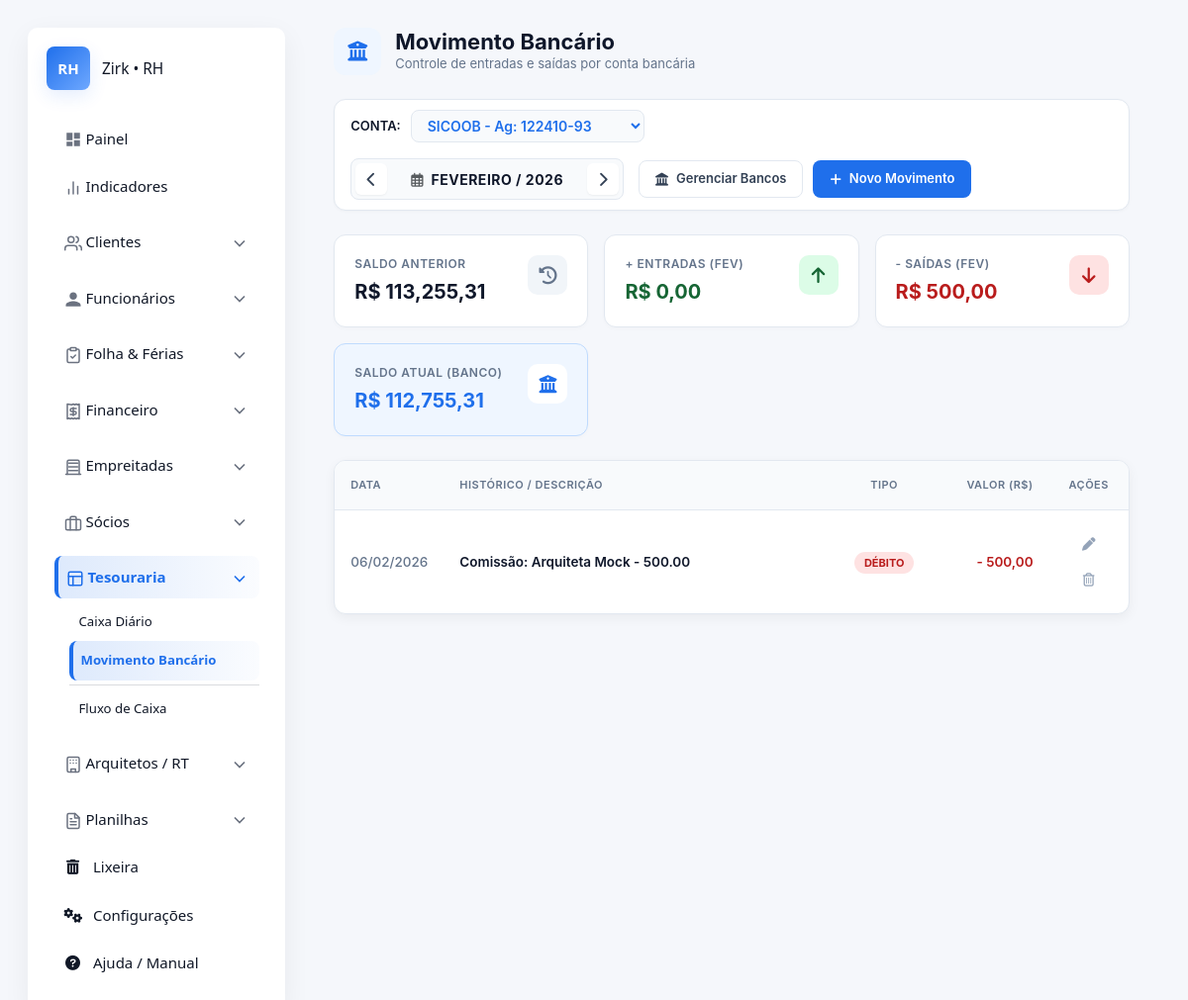
The app's page /receber/movimento-banco/?banco_id=1&ano=2026&mes=2 (signed in), older data.
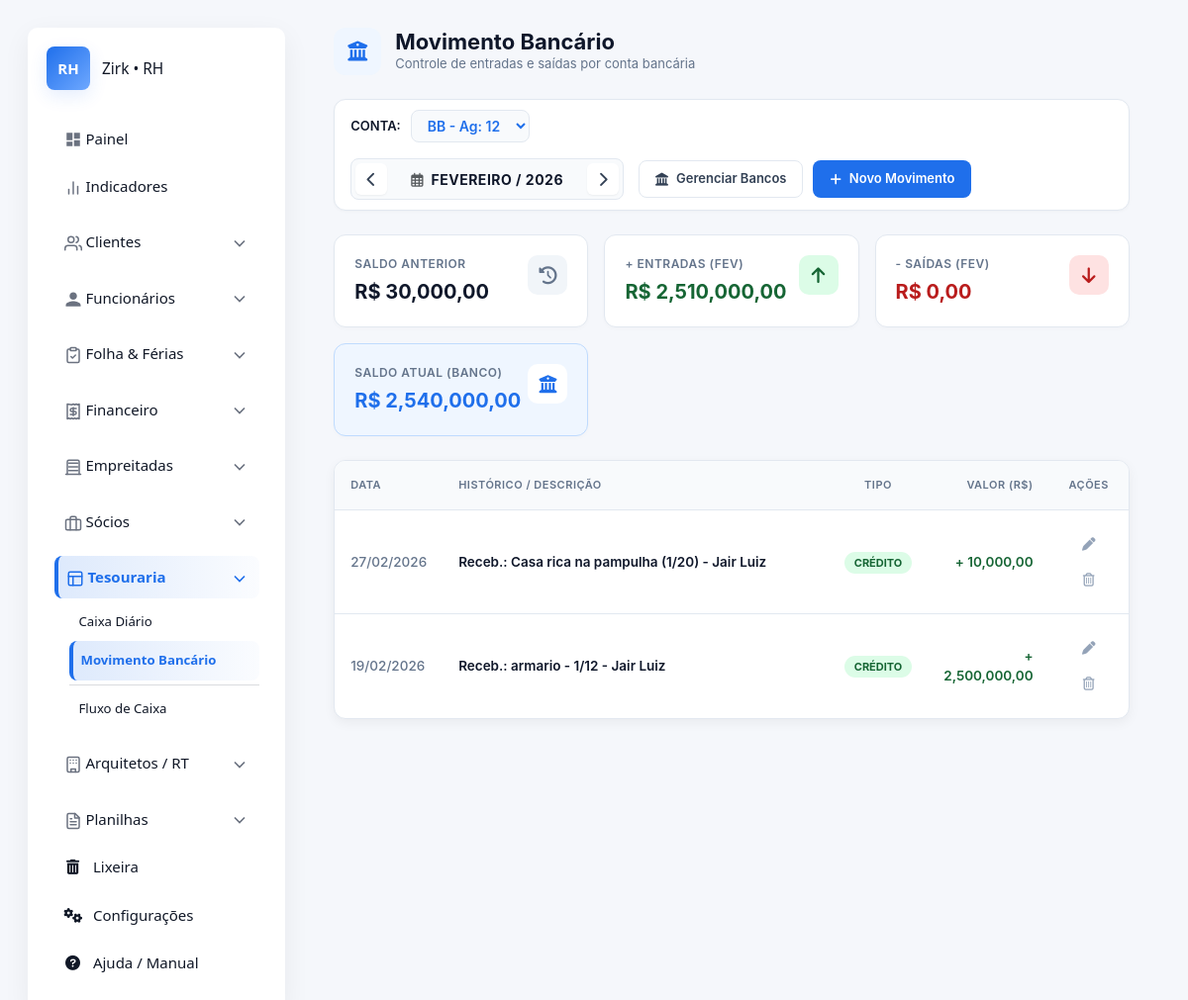
The same page, newer data.
### apps/financeiro/receber/models.py (models this page shows, shortened)
class MovimentoBanco(SoftDeleteMixin):
    TIPO_CHOICES = [
        ('E', 'Entrada'),
        ('S', 'Saída'),
    ]
    banco = models.ForeignKey(Banco, on_delete=models.CASCADE, related_name='movimentos')
    data = models.DateField()
    historico = models.CharField(max_length=255)
    tipo = models.CharField(max_length=1, choices=TIPO_CHOICES)
    valor = models.DecimalField(max_digits=10, decimal_places=2)

### apps/financeiro/receber/views.py (the view)
# urls.py: path('movimento-banco/', views.movimento_banco_view, name='movimento_banco'),
@login_required
def movimento_banco_view(request):
    todos_bancos = Banco.objects.all()
    if not todos_bancos.exists():
        return redirect('receber:bancos_list') # Redireciona para criar um banco se não houver nenhum
    banco_id = request.GET.get('banco_id')
    if banco_id:
        banco_selecionado = get_object_or_404(Banco, pk=banco_id)
    else:
        banco_selecionado = todos_bancos.first() # Pega o primeiro se não for passado nada
    hoje = date.today()
    try:
        ano = int(request.GET.get('ano', hoje.year))
        mes = int(request.GET.get('mes', hoje.month))
    except ValueError:
        ano = hoje.year
        mes = hoje.month
    data_inicio = date(ano, mes, 1)
    ultimo_dia = calendar.monthrange(ano, mes)[1]
    if request.method == 'POST':
        form = MovimentoBancoForm(request.POST)
        if form.is_valid():
            movimento = form.save(commit=False)
            movimento.banco = banco_selecionado # Associa ao banco atual da tela
            movimento.save()
            return redirect(f'{request.path}?banco_id={banco_selecionado.id}&ano={ano}&mes={mes}')
    else:
        initial_date = hoje if (hoje.year == ano and hoje.month == mes) else data_inicio
        form = MovimentoBancoForm(initial={'data': initial_date, 'tipo': 'S'})
    saldo_inicial_cadastro = banco_selecionado.saldo_inicial
    entradas_ant = MovimentoBanco.objects.filter(
        banco=banco_selecionado,
        data__lt=data_inicio,
        tipo='E'
    ).aggregate(s=Coalesce(Sum('valor'), Decimal(0)))['s']
    saidas_ant = MovimentoBanco.objects.filter(
        banco=banco_selecionado,
        data__lt=data_inicio,
        tipo='S'
    ).aggregate(s=Coalesce(Sum('valor'), Decimal(0)))['s']
    saldo_anterior = saldo_inicial_cadastro + entradas_ant - saidas_ant
    movimentacoes = MovimentoBanco.objects.filter(
        banco=banco_selecionado,
        data__year=ano,
        data__month=mes
    ).order_by('-data', '-id')
    total_entradas_mes = movimentacoes.filter(tipo='E').aggregate(s=Coalesce(Sum('valor'), Decimal(0)))['s']
    total_saidas_mes = movimentacoes.filter(tipo='S').aggregate(s=Coalesce(Sum('valor'), Decimal(0)))['s']
    saldo_atual = saldo_anterior + total_entradas_mes - total_saidas_mes
    data_nav = date(ano, mes, 1)
    prox_mes_data = (data_nav + timedelta(days=32)).replace(day=1)
    ant_mes_data = (data_nav - timedelta(days=1)).replace(day=1)
    context = {
        'todos_bancos': todos_bancos,
        'banco_selecionado': banco_selecionado,
        'movimentacoes': movimentacoes,
        'saldo_anterior': saldo_anterior,
        'total_entradas': total_entradas_mes,
        'total_saidas': total_saidas_mes,
        'saldo_atual': saldo_atual,
        'form': form,
        'mes_atual': mes,
        'ano_atual': ano,
        'data_ref': data_nav,
        'prox_mes': prox_mes_data.month,
        'prox_ano': prox_mes_data.year,
        'ant_mes': ant_mes_data.month,
        'ant_ano': ant_mes_data.year,
    }
    return render(request, 'core/financeiro/receber/movimento_banco.html', context)

### apps/financeiro/receber/forms.py
class MovimentoBancoForm(forms.ModelForm):
    class Meta:
        model = MovimentoBanco
        fields = ['banco', 'data', 'historico', 'tipo', 'valor']
        widgets = {
            'banco': forms.Select(attrs={'class': 'form-control'}),
            'data': forms.DateInput(attrs={'type': 'date', 'class': 'form-control'}, format='%Y-%m-%d'),
            'historico': forms.TextInput(attrs={'class': 'form-control'}),
            'tipo': forms.Select(attrs={'class': 'form-control'}),
            'valor': forms.NumberInput(attrs={'class': 'form-control', 'step': '0.01'}),
        }

### apps/configuracoes/context_processors.py (called while the page is built)
def configuracoes_globais(request):
    return {}

### apps/configuracoes/mixin.py (called while the page is built)
    def get_queryset(self):
        return super().get_queryset().filter(is_deleted=False)

### apps/ferias/service.py (called while the page is built)
def atualizar_todos_periodos():
    funcionarios = Funcionario.objects.all() # O SoftDeleteMixin já deve filtrar os deletados
    for func in funcionarios:
        if getattr(func, 'is_deleted', False):
            continue
        gerar_novo_periodo_aquisitivo(func)

### templates/core/financeiro/receber/movimento_banco.html (shortened to what the changed rows need)
{% extends 'core/base.html' %}
{% load humanize %}
{% load static %}
{% block content %}
<div class="page-container">
    <div class="page-header">
        <div class="header-left">
            <div class="header-content">
                <h1>Movimento Bancário</h1>
            </div>
        </div>
    </div>
    <div class="controls-bar">
        <form method="GET" id="formBanco" class="bank-selector-form">
            <label class="bank-label">Conta:</label>
            <select name="banco_id" class="bank-select" onchange="this.form.submit()">
                {% for b in todos_bancos %}
                    <option value="{{ b.id }}" {% if b.id == banco_selecionado.id %}selected{% endif %}>
                        {{ b.nome }} {% if b.agencia %}- Ag: {{ b.agencia }}{% endif %}
                    </option>
                {% endfor %}
            </select>
        </form>
    </div>
    <div class="metrics-grid">
        <div class="metric-card card-gray">
            <div class="metric-info"><span class="metric-label">Saldo Anterior</span><span class="metric-value">R$ {{ saldo_anterior|floatformat:2|intcomma }}</span></div>
        </div>
        <div class="metric-card card-green">
            <div class="metric-info"><span class="metric-label">+ Entradas ({{ data_ref|date:"M" }})</span><span class="metric-value">R$ {{ total_entradas|floatformat:2|intcomma }}</span></div>
        </div>
        <div class="metric-card card-red">
            <div class="metric-info"><span class="metric-label">- Saídas ({{ data_ref|date:"M" }})</span><span class="metric-value">R$ {{ total_saidas|floatformat:2|intcomma }}</span></div>
        </div>
        <div class="metric-card card-blue">
            <div class="metric-info"><span class="metric-label">Saldo Atual (Banco)</span><span class="metric-value">R$ {{ saldo_atual|floatformat:2|intcomma }}</span></div>
        </div>
    </div>
    <div class="list-panel">
        <div class="table-container">
            <table class="clean-table">
                <thead>
                    <tr>
                        <th width="12%">Data</th>
                        <th>Histórico / Descrição</th>
                        <th width="10%" class="text-center">Tipo</th>
                        <th width="15%" class="text-end">Valor (R$)</th>
                        <th width="10%" class="text-center">Ações</th>
                    </tr>
                </thead>
                <tbody>
                    {% for item in movimentacoes %}
                    <tr>
                        <td style="color: var(--text-muted); font-weight: 500;">{{ item.data|date:"d/m/Y" }}</td>
                        <td style="font-weight: 600; color: var(--text-dark);">{{ item.historico }}</td>
                        <td class="text-center">
                            {% if item.tipo == 'E' %}
                                <span class="badge-tipo badge-entrada">Crédito</span>
                            {% else %}
                                <span class="badge-tipo badge-saida">Débito</span>
                            {% endif %}
                        </td>
                        <td class="text-end font-weight-bold">
                            {% if item.tipo == 'E' %}
                                <span class="val-entrada">+ {{ item.valor|floatformat:2|intcomma }}</span>
                            {% else %}
                                <span class="val-saida">- {{ item.valor|floatformat:2|intcomma }}</span>
                            {% endif %}
                        </td>
                        <td class="text-center">
                            <button type="button"
                                    class="btn-icon-action"
                                    data-bs-toggle="modal"
                                    data-bs-target="#modalEditar"
                                    data-url="{% url 'receber:movimento_banco_edit' item.pk %}"
                                    data-data="{{ item.data|date:'Y-m-d' }}"
                                    data-tipo="{{ item.tipo }}"
                                    data-valor="{{ item.valor|stringformat:'.2f' }}"
                                    data-historico="{{ item.historico }}"
                                    data-banco-id="{{ banco_selecionado.id }}">
                                <i class="fas fa-pen"></i>
                            </button>
                            <form action="{% url 'receber:movimento_banco_delete' item.pk %}" method="POST" onsubmit="return confirm('Excluir este lançamento?');" style="display:inline;">
                                <button type="submit" class="btn-icon-action btn-icon-delete" title="Excluir">
                                    <i class="far fa-trash-alt"></i>
                                </button>
                            </form>
                        </td>
                    </tr>
                    {% endfor %}
                </tbody>
            </table>
        </div>
    </div>
</div>
{% endblock %}

Row changes from the older to the newer data that the page shows:
removed MovimentoBanco: data "06/02/2026", historico "Comissão: Arquiteta Mock - 500.00", tipo "DÉBITO", valor "500,00"
now on this page (row edited): MovimentoBanco: data "27/02/2026", historico "Receb.: Casa rica na pampulha (1/20) - Jair Luiz", tipo "CRÉDITO", valor "10,000,00"
now on this page (row edited): MovimentoBanco: data "19/02/2026", historico "Receb.: armario - 1/12 - Jair Luiz", tipo "CRÉDITO", valor "2,500,000,00"
Text that changed along with them:
form field banco_id: "SICOOB - Ag: 122410-93" → "BB - Ag: 12"
{{ saldo_anterior|floatformat:2|intcomma }}: "113,255,31" → "30,000,00"
{{ total_entradas|floatformat:2|intcomma }}: "0,00" → "2,510,000,00"
{{ total_saidas|floatformat:2|intcomma }}: "500,00" → "0,00"
{{ saldo_atual|floatformat:2|intcomma }}: "112,755,31" → "2,540,000,00"
